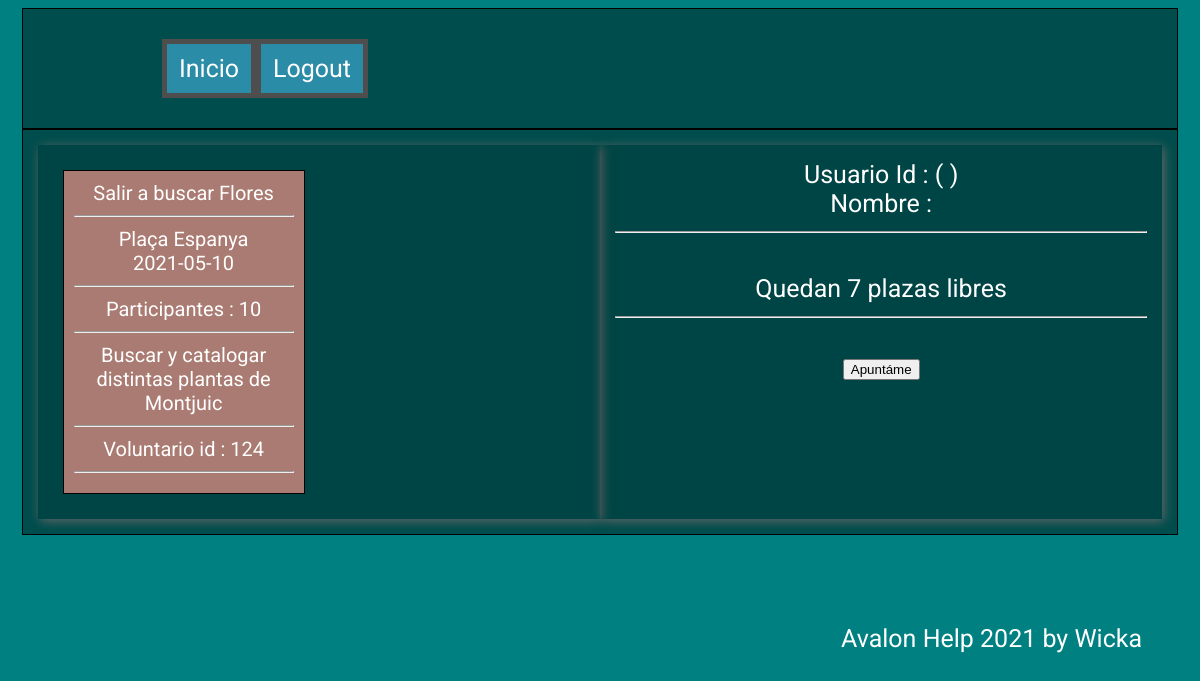
Page /actividades/apuntarse.php?id=122 on the committed database.
### tables this page shows
CREATE TABLE `actividades` (
  `id` int(11) UNSIGNED NOT NULL,
  `id_ambito` int(11) UNSIGNED NOT NULL,
  `adaptada` int(1) NOT NULL,
  `name` varchar(50) NOT NULL,
  `descripcion` varchar(250) NOT NULL,
  `num_participante` int(11) NOT NULL,
  `fecha_inicio` date NOT NULL,
  `fecha_fin` date NOT NULL,
  `hora_inicio` time NOT NULL,
  `hora_fin` time NOT NULL,
  `duracion` int(11) NOT NULL,
  `id_voluntario` int(11) UNSIGNED NOT NULL,
  `id_poblacion` int(11) UNSIGNED NOT NULL,
  `direccion` varchar(100) NOT NULL,
  `id_grupo` int(11) UNSIGNED NOT NULL,
  `llena` int(1) NOT NULL,
  `id_estado` int(11) NOT NULL
);

### classes/Actividad.php (called while the page is built, shortened)
<?php
     class Actividad
      {
              public $id;
             function __construct($_id){
                  $this->id                 = $_id;
                  $conn=Connect_BBDD();
                  $Query = "SELECT * FROM actividades WHERE id = '$this->id'";
                  $_actividad = $conn->query($Query);
                  if($_actividad->num_rows > 0){
                    while($fila = $_actividad->fetch_assoc()) {
                      $this->name               = $fila['name'];
                      $this->descripcion        = $fila['descripcion'];
                      $this->fecha_inicio       = $fila['fecha_inicio'];
                      $this->voluntario         = $fila['id_voluntario'];
                      $this->direccion          = $fila['direccion'];
                      $this->num_participante   = $fila['num_participante'];
                    }
                }
          }
          function get_num_plazas(){
                $conn=Connect_BBDD();
                $Query = "SELECT count(*) AS plazas FROM `apuntados_actividad` WHERE `id_actividad`= '$this->id' ";
                $res_QUERY = $conn->query($Query);
                if($res_QUERY->num_rows > 0){
                  $plazas = $res_QUERY->fetch_assoc();
              }
                return   $plazas ;
          }
  }
 ?>

### actividades/apuntarse.php (the view, shortened to what this page needs)
<?php
include ("../classes/Actividad.php");
if (isset($_GET['id'])==null){
}else{
      $_actividad = new Actividad($_GET['id']);
}
?>
<doctype html>
<html lang="es">
		<head>
				<link rel="stylesheet" href="../css/style.css" type="text/css"/>
		</head>
		<body id="actividades">
				<header>
					<div class="contenedor">
						<div   class="div_menu" >
							<ul class="nav">
							<li> <a href="../index.php">Inicio</a> </li>
							<li> <a href="../sesiones/destroy_session.php"> Logout</a></li>
							</ul>
						</div>
					</div>
				</header>
				<section class = "contenedor">
					<div  class="division_vertical">
						<?php
                                echo "<div class='div_actividades_propias'>"
                                .$_actividad->name."<hr>"
                                .$_actividad->direccion."<br>"
                                .$_actividad->fecha_inicio."<hr>
                                Participantes : ".$_actividad->num_participante."<hr>"
                                .$_actividad->descripcion."<br><hr>
                                Voluntario id : ".$_actividad->voluntario."<hr>
                                </div>";
						?>
					</div>
                    <div  class="division_vertical">
						<?php
                              echo "Usuario Id : ". $_SESSION['id_user']." ( ".  $_SESSION['tipo_user']." )<br>";
                              echo "Nombre : ".  $_SESSION['alias_user'];
                              echo "<hr><br>";
                              $_plazas=$_actividad->get_num_plazas();
                              $_plazas_libres = $_actividad->num_participante - $_plazas['plazas'];
                              if ( $_plazas_libres > 0){
                                    echo "Quedan ".$_plazas_libres." plazas libres <br><hr><br>";
                                    $id_user = $_SESSION['id_user'];
                                    echo    "<form action = '../crud_activities/apuntarse.php' method='POST'>
                                                <input type='hidden' name='id_usuario' id='id_usuario' value =' $id_user'>
                                                <input type='hidden' name='id_actividad' id='id_actividad' value =' $_actividad->id'>
                                                <input type='submit' value='Apuntáme'>
                                            </form>";
                              }else{
                                echo "NO Quedan plazas libres ";
                              }
						?>
					</div>
				</section>
				<section>
						<div class="div_contenedor_actividad">
						</div>
				</section>
			<br>
  		<footer>Avalon Help 2021 by Wicka</footer>
		</body>
</html>

### css/style.css (style rules this page uses)
#actividades, #editar_activities, #altas_activities { background-color: teal; }
body { color: white; font-size: 25px; font-family: "Roboto"; }
section, div { padding: 15px; }
.contenedor { border: solid 1px black; width: 95%; display: flex; flex-wrap: nowrap; justify-content:center; margin-left: auto; margin-right: auto; background-color: rgba(1,2,1,0.4); }
.div_contenedor_actividad { display: flex; flex-wrap: wrap; }
.div_actividades_propias { border: 1px solid black; background-color: rgb(170, 123, 114); padding: 10px; margin: 10px; text-align: center; width: 220px; font-size: 15pt; }
.contenedor .division_vertical { width: 100%; text-align: center; background-color: rgba(1,2,1,0.1); box-shadow: 2px 2px 10px #666; }
.contenedor .div_menu { align-items: center; align-content: center; text-align: center; width: 85%; min-width: 475px; }
.contenedor .div_menu .nav { text-align: center; width:1000px; margin:0 auto; }
.contenedor .div_menu .nav > li { float:left; background-color: #4E4E4E; }
.contenedor .div_menu .nav li a { margin: 5px; background-color:#2A8CA6; color:#fff; text-decoration:none; padding:10px 12px; display:block; }
ul, ol { list-style:none; }
a { color:thistle; }
footer { text-align: right; margin-right: 50px; }

### rows in the picture
actividades: name "Salir a buscar Flores", direccion "Plaça Espanya", fecha_inicio "2021-05-10", num_participante "10", descripcion "Buscar y catalogar distintas plantas de Montjuic", id_voluntario "124"

### other values in the picture
$_plazas_libres "7"
